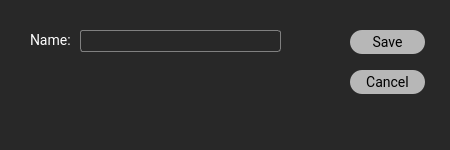
<?xml version="1.0" encoding="UTF-8"?>
<ui version="4.0">
 <class>DialogNewWorkspace</class>
 <widget class="QDialog" name="DialogNewWorkspace">
  <property name="geometry">
   <rect>
    <x>0</x>
    <y>0</y>
    <width>450</width>
    <height>150</height>
   </rect>
  </property>
  <property name="sizePolicy">
   <sizepolicy hsizetype="Fixed" vsizetype="Fixed">
    <horstretch>0</horstretch>
    <verstretch>0</verstretch>
   </sizepolicy>
  </property>
  <property name="minimumSize">
   <size>
    <width>450</width>
    <height>150</height>
   </size>
  </property>
  <property name="maximumSize">
   <size>
    <width>450</width>
    <height>150</height>
   </size>
  </property>
  <property name="windowTitle">
   <string>New Layout</string>
  </property>
  <property name="styleSheet">
   <string notr="true">QWidget
{
border-color:#282828;
selection-background-color: #282828;
selection-color: #ffffff;
font-family:Roboto;
font-size:14px;
background-color:#282828;
color:#ffffff;
}

QComboBox:disabled {
    border: 1px solid #404040;

}

QComboBox::drop-down:disabled
{
    border-left-color: #404040;

}
QComboBox {
    border: 1px solid gray;
    border-radius: 3px;
    padding: 1px 18px 1px 3px;
    min-width: 6em;
}

QComboBox:editable {
    background: #333;
}

QComboBox:!editable, QComboBox::drop-down:editable {
     background: ;
}

/* QComboBox gets the &quot;on&quot; state when the popup is open */
QComboBox:!editable:on, QComboBox::drop-down:editable:on {
    background: qlineargradient(x1: 0, y1: 0, x2: 0, y2: 1,
                                stop: 0 #D3D3D3, stop: 0.4 #D8D8D8,
                                stop: 0.5 #DDDDDD, stop: 1.0 #E1E1E1);
}

QComboBox:on { /* shift the text when the popup opens */
    padding-top: 3px;
    padding-left: 4px;
}

QComboBox::drop-down {
    subcontrol-origin: padding;
    subcontrol-position: top right;
    width: 15px;

    border-left-width: 1px;
    border-left-color: darkgray;
    border-left-style: solid; /* just a single line */
    border-top-right-radius: 3px; /* same radius as the QComboBox */
    border-bottom-right-radius: 3px;
}

QComboBox::down-arrow {
    image: url(/usr/share/icons/crystalsvg/16x16/actions/1downarrow.png);
}

QComboBox::down-arrow:on { /* shift the arrow when popup is open */
    top: 1px;
    left: 1px;
}

QSlider::groove:horizontal { 
	background-color: #404040;
	height: 4px; 
	border-radius: 4px;
}
QSlider::handle:horizontal { 
	background-color: #009379/*main*/; 
	border: 2px solid #009379/*main*/; 
	width: 11px; 
	height: 20px; 
	line-height: 20px; 
	margin-top: -5px; 
	margin-bottom: -5px; 
	border-radius: 7px; 
}

QSlider::handle:horizontal:hover { 
	background-color: #00c09e; 
	border: 2px solid #00c09e; 
}


QSlider::sub-page:horizontal {
background-color:#009379/*main*/; 
}
QWidget:disabled
{
color:#404040;

}
QSlider::handle:disabled { 
	background-color: #404040; 
	border: 2px solid #404040; 
}
QSlider::sub-page:horizontal:disabled {
background-color:#404040; 
}

QLineEdit {
    border: 1px solid gray;
    border-radius: 3px;
    padding: 1px 18px 1px 3px;
    min-width: 6em;
}
QPushButton
{
font-family:roboto;
background-color: #b7b7b7;
border-radius: 12px;
padding:6px;
font-size:14px;
color:#000;
}</string>
  </property>
  <widget class="QPushButton" name="buttonSave">
   <property name="geometry">
    <rect>
     <x>350</x>
     <y>30</y>
     <width>75</width>
     <height>24</height>
    </rect>
   </property>
   <property name="text">
    <string>Save</string>
   </property>
  </widget>
  <widget class="QPushButton" name="buttonCancel">
   <property name="geometry">
    <rect>
     <x>350</x>
     <y>70</y>
     <width>75</width>
     <height>24</height>
    </rect>
   </property>
   <property name="text">
    <string>Cancel</string>
   </property>
  </widget>
  <widget class="QLineEdit" name="lineEditNewWorkspace">
   <property name="geometry">
    <rect>
     <x>80</x>
     <y>30</y>
     <width>201</width>
     <height>22</height>
    </rect>
   </property>
  </widget>
  <widget class="QLabel" name="label">
   <property name="geometry">
    <rect>
     <x>30</x>
     <y>20</y>
     <width>41</width>
     <height>41</height>
    </rect>
   </property>
   <property name="text">
    <string>Name:</string>
   </property>
  </widget>
 </widget>
 <resources/>
 <connections/>
</ui>
